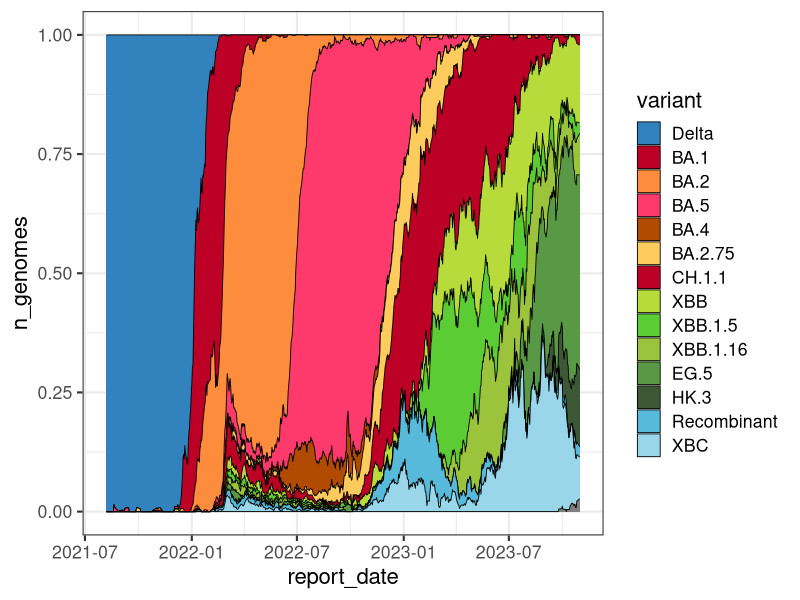

Write R code to recreate this figure. (Note: this script raises an error after producing the figure.)
## ---- chunk 1
knitr::opts_chunk$set(
  fig.path = "images/"
)
## ---- chunk 2
library(lubridate)
library(tidyr)
library(ggplot2)
library(forcats)

voc <- read.csv("data/all_variant_counts.csv")
voc$report_date <- ymd(voc$report_date)
tidy_voc <- pivot_longer(voc, !report_date, names_to = "variant", values_to = "n_genomes")

stack_order <- c("Delta", 
                 "BA.1", 
                 "BA.2", 
                 "BA.5", 
                 "BA.4", 
                 "BA.2.75", 
                 "CH.1.1", 
                 "XBB", 
                 "XBB.1.5", 
                 "XBB.1.16",
                 "EG.5",
                 "HK.3",
                 "Recombinant",
                 "XBC"
)

tidy_voc$variant <- fct_relevel(tidy_voc$variant, stack_order)




voc_pal <-c(Delta        = "#3182bd", 
            BA.1         = "#bd0026", 
            BA.2         = "#fd8d3c", 
            BA.4         = "#B14B02",
            BA.5         = "#FD3A6B",
            BA.2.75      = "#fecc5c", 
            CH.1.1       = "#bd0026",
            XBB          = "#b6db3a",
            XBB.1.5      = "#5CCC34", 
            XBB.1.16     = "#9CC33C",
            EG.5         = "#599945",
            HK.3         = "#3e5836",
            Recombinant  = "#57badb", 
            XBC          = "#9AD6EA"
            
)



ggplot(tidy_voc, aes(report_date, n_genomes, fill=variant)) + 
    geom_area(position = 'fill', colour='black', size=0.3) +
    scale_fill_manual(values=voc_pal)+
    theme_bw(base_size = 16)  

## ---- chunk 3
library(lubridate)
recent <-  filter(tidy_voc, report_date >= today() - months(3))
ggplot(recent, aes(report_date, n_genomes, fill=variant)) + 
    geom_area(position = 'fill', colour='black', size=0.3) +
    scale_fill_manual(values=voc_pal)+
    theme_bw(base_size = 16)
